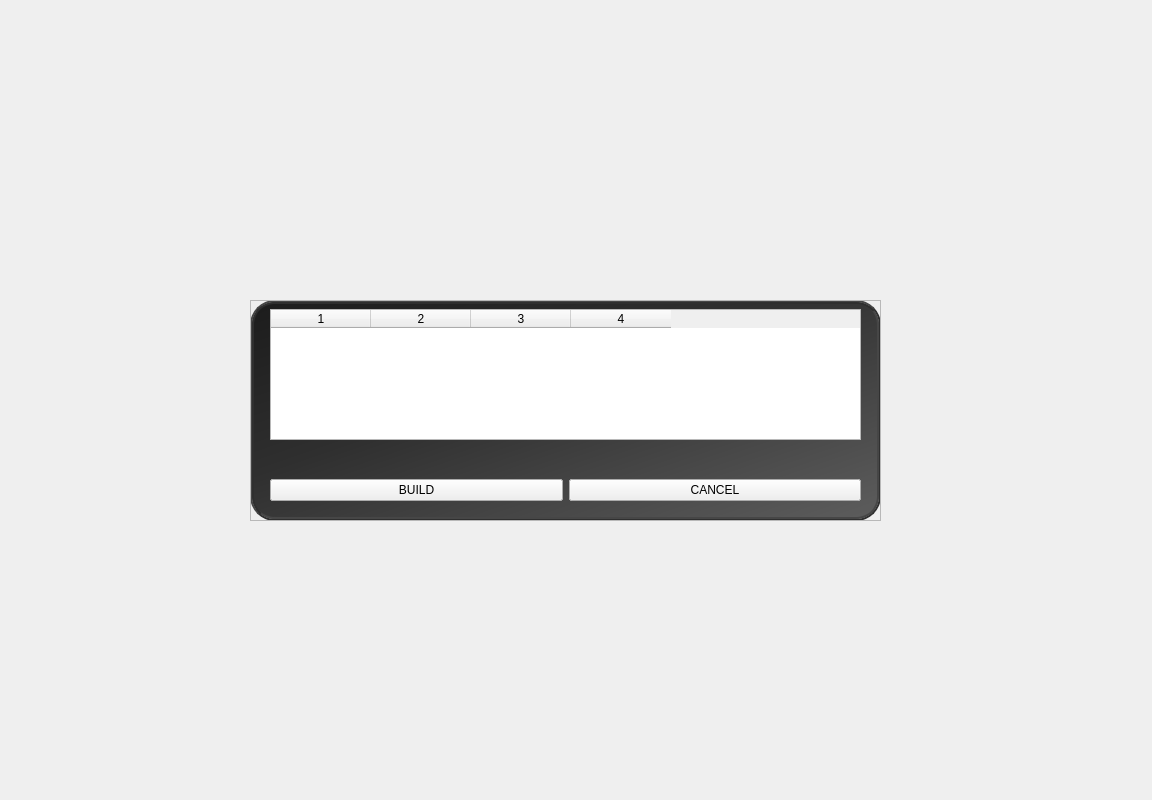
<?xml version="1.0" encoding="UTF-8"?>
<ui version="4.0">
 <class>build</class>
 <widget class="QWidget" name="build">
  <property name="geometry">
   <rect>
    <x>0</x>
    <y>0</y>
    <width>1152</width>
    <height>800</height>
   </rect>
  </property>
  <property name="windowTitle">
   <string>Form</string>
  </property>
  <property name="styleSheet">
   <string notr="true"/>
  </property>
  <widget class="QWidget" name="verticalLayoutWidget">
   <property name="geometry">
    <rect>
     <x>0</x>
     <y>0</y>
     <width>1131</width>
     <height>841</height>
    </rect>
   </property>
   <layout class="QGridLayout" name="gridLayout_2">
    <property name="leftMargin">
     <number>250</number>
    </property>
    <property name="topMargin">
     <number>300</number>
    </property>
    <property name="rightMargin">
     <number>250</number>
    </property>
    <property name="bottomMargin">
     <number>320</number>
    </property>
    <property name="spacing">
     <number>0</number>
    </property>
    <item row="2" column="0">
     <widget class="QFrame" name="frame">
      <property name="styleSheet">
       <string notr="true">#frame {border:4px ridge #2F2F2F; border-radius:25px; background-image:url(&quot;&quot;); background: qlineargradient(x1:0, y1:0, x2:1, y2:1, stop:0 #1C1C1C, stop: 0.4 #2F2F2F, stop:1 #5D5D5D)}

 QLineEdit{border-radius:5px; border:2px solid white}</string>
      </property>
      <property name="frameShape">
       <enum>QFrame::StyledPanel</enum>
      </property>
      <property name="frameShadow">
       <enum>QFrame::Raised</enum>
      </property>
      <widget class="QWidget" name="horizontalLayoutWidget">
       <property name="geometry">
        <rect>
         <x>20</x>
         <y>170</y>
         <width>591</width>
         <height>41</height>
        </rect>
       </property>
       <layout class="QHBoxLayout" name="horizontalLayout">
        <item>
         <widget class="QPushButton" name="buildButton">
          <property name="text">
           <string>BUILD</string>
          </property>
         </widget>
        </item>
        <item>
         <widget class="QPushButton" name="cancelButton">
          <property name="text">
           <string>CANCEL</string>
          </property>
         </widget>
        </item>
       </layout>
      </widget>
      <widget class="QWidget" name="horizontalLayoutWidget_2">
       <property name="geometry">
        <rect>
         <x>20</x>
         <y>9</y>
         <width>591</width>
         <height>131</height>
        </rect>
       </property>
       <layout class="QHBoxLayout" name="horizontalLayout_2">
        <property name="spacing">
         <number>0</number>
        </property>
        <item>
         <widget class="QTableWidget" name="tableWidget">
          <property name="alternatingRowColors">
           <bool>true</bool>
          </property>
          <property name="selectionBehavior">
           <enum>QAbstractItemView::SelectRows</enum>
          </property>
          <property name="iconSize">
           <size>
            <width>0</width>
            <height>0</height>
           </size>
          </property>
          <property name="showGrid">
           <bool>false</bool>
          </property>
          <property name="gridStyle">
           <enum>Qt::CustomDashLine</enum>
          </property>
          <property name="rowCount">
           <number>0</number>
          </property>
          <property name="columnCount">
           <number>4</number>
          </property>
          <attribute name="horizontalHeaderShowSortIndicator" stdset="0">
           <bool>false</bool>
          </attribute>
          <column/>
          <column/>
          <column/>
          <column/>
         </widget>
        </item>
       </layout>
      </widget>
      <widget class="QLabel" name="errorLabel">
       <property name="geometry">
        <rect>
         <x>20</x>
         <y>140</y>
         <width>591</width>
         <height>31</height>
        </rect>
       </property>
       <property name="styleSheet">
        <string notr="true">QLabel { color : red;}</string>
       </property>
       <property name="text">
        <string/>
       </property>
      </widget>
      <widget class="QFrame" name="frame_2">
       <property name="geometry">
        <rect>
         <x>0</x>
         <y>0</y>
         <width>631</width>
         <height>221</height>
        </rect>
       </property>
       <property name="styleSheet">
        <string notr="true">#frame {border:4px ridge #2F2F2F; border-radius:25px; background-image:url(&quot;&quot;); background: qlineargradient(x1:0, y1:0, x2:1, y2:1, stop:0 #1C1C1C, stop: 0.4 #2F2F2F, stop:1 #5D5D5D)}

 QLineEdit{border-radius:5px; border:2px solid white}</string>
       </property>
       <property name="frameShape">
        <enum>QFrame::StyledPanel</enum>
       </property>
       <property name="frameShadow">
        <enum>QFrame::Raised</enum>
       </property>
       <widget class="QWidget" name="horizontalLayoutWidget_3">
        <property name="geometry">
         <rect>
          <x>20</x>
          <y>170</y>
          <width>591</width>
          <height>41</height>
         </rect>
        </property>
        <layout class="QHBoxLayout" name="horizontalLayout_3">
         <item>
          <widget class="QPushButton" name="buildButton_2">
           <property name="text">
            <string>BUILD</string>
           </property>
          </widget>
         </item>
         <item>
          <widget class="QPushButton" name="cancelButton_2">
           <property name="text">
            <string>CANCEL</string>
           </property>
          </widget>
         </item>
        </layout>
       </widget>
       <widget class="QWidget" name="horizontalLayoutWidget_4">
        <property name="geometry">
         <rect>
          <x>20</x>
          <y>9</y>
          <width>591</width>
          <height>131</height>
         </rect>
        </property>
        <layout class="QHBoxLayout" name="horizontalLayout_4">
         <property name="spacing">
          <number>0</number>
         </property>
         <item>
          <widget class="QTableWidget" name="tableWidget_2">
           <property name="alternatingRowColors">
            <bool>true</bool>
           </property>
           <property name="selectionBehavior">
            <enum>QAbstractItemView::SelectRows</enum>
           </property>
           <property name="iconSize">
            <size>
             <width>0</width>
             <height>0</height>
            </size>
           </property>
           <property name="showGrid">
            <bool>false</bool>
           </property>
           <property name="gridStyle">
            <enum>Qt::CustomDashLine</enum>
           </property>
           <property name="rowCount">
            <number>0</number>
           </property>
           <property name="columnCount">
            <number>4</number>
           </property>
           <attribute name="horizontalHeaderShowSortIndicator" stdset="0">
            <bool>false</bool>
           </attribute>
           <column/>
           <column/>
           <column/>
           <column/>
          </widget>
         </item>
        </layout>
       </widget>
       <widget class="QLabel" name="errorLabel_2">
        <property name="geometry">
         <rect>
          <x>20</x>
          <y>140</y>
          <width>591</width>
          <height>31</height>
         </rect>
        </property>
        <property name="styleSheet">
         <string notr="true">QLabel { color : red;}</string>
        </property>
        <property name="text">
         <string/>
        </property>
       </widget>
      </widget>
     </widget>
    </item>
   </layout>
  </widget>
 </widget>
 <resources/>
 <connections/>
</ui>
